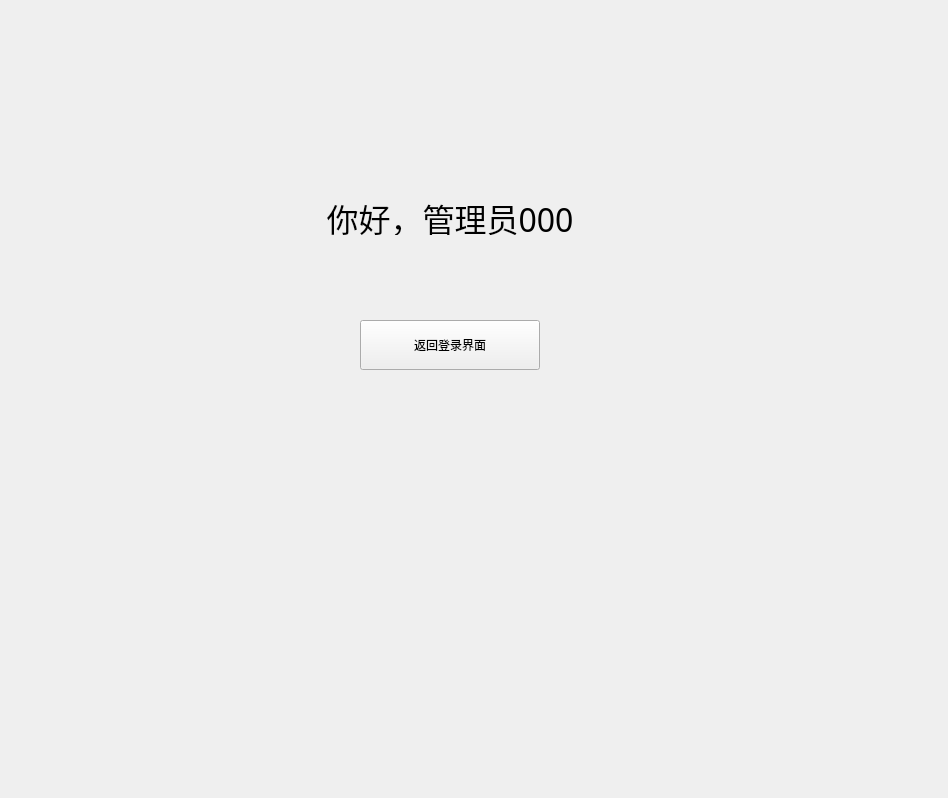
<?xml version="1.0" encoding="UTF-8"?>
<ui version="4.0">
 <class>setting_return_login</class>
 <widget class="QWidget" name="setting_return_login">
  <property name="geometry">
   <rect>
    <x>0</x>
    <y>0</y>
    <width>948</width>
    <height>798</height>
   </rect>
  </property>
  <property name="minimumSize">
   <size>
    <width>100</width>
    <height>30</height>
   </size>
  </property>
  <property name="windowTitle">
   <string>Form</string>
  </property>
  <widget class="PrimaryPushButton" name="return_pushButton">
   <property name="geometry">
    <rect>
     <x>360</x>
     <y>320</y>
     <width>180</width>
     <height>50</height>
    </rect>
   </property>
   <property name="minimumSize">
    <size>
     <width>120</width>
     <height>40</height>
    </size>
   </property>
   <property name="maximumSize">
    <size>
     <width>180</width>
     <height>50</height>
    </size>
   </property>
   <property name="mouseTracking">
    <bool>true</bool>
   </property>
   <property name="text">
    <string>返回登录界面</string>
   </property>
  </widget>
  <widget class="QLabel" name="title_label">
   <property name="geometry">
    <rect>
     <x>190</x>
     <y>200</y>
     <width>520</width>
     <height>35</height>
    </rect>
   </property>
   <property name="minimumSize">
    <size>
     <width>320</width>
     <height>30</height>
    </size>
   </property>
   <property name="maximumSize">
    <size>
     <width>520</width>
     <height>35</height>
    </size>
   </property>
   <property name="font">
    <font>
     <family>宋体</family>
     <pointsize>24</pointsize>
    </font>
   </property>
   <property name="text">
    <string>你好，管理员000</string>
   </property>
   <property name="alignment">
    <set>Qt::AlignCenter</set>
   </property>
  </widget>
 </widget>
 <customwidgets>
  <customwidget>
   <class>PushButton</class>
   <extends>QPushButton</extends>
   <header>qfluentwidgets</header>
  </customwidget>
  <customwidget>
   <class>PrimaryPushButton</class>
   <extends>PushButton</extends>
   <header>qfluentwidgets</header>
  </customwidget>
 </customwidgets>
 <resources/>
 <connections/>
</ui>
